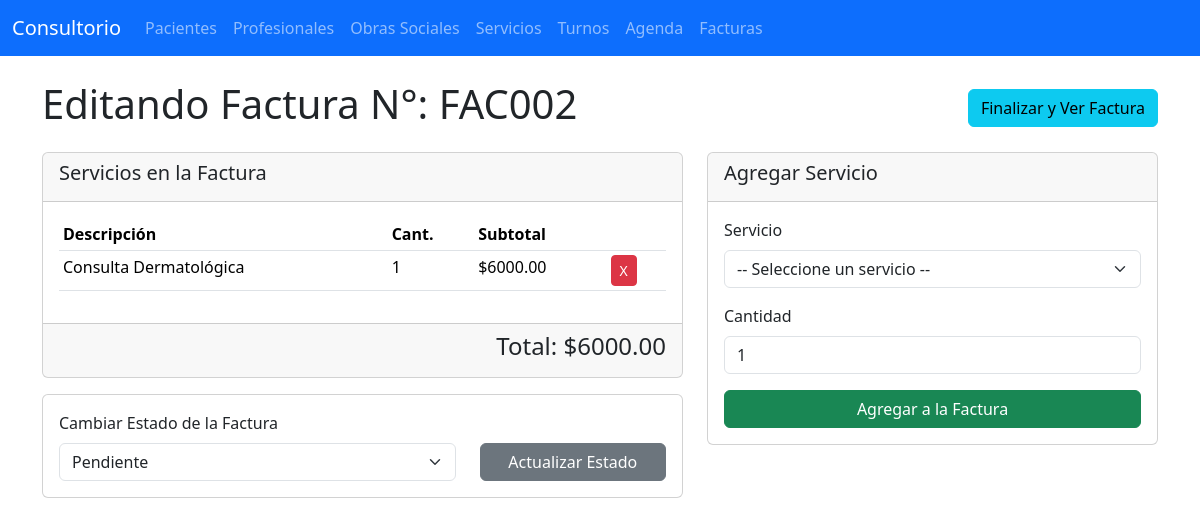
/facturas/edit/2, run on the app's committed database.
### tables this page shows
CREATE TABLE facturas (
                id INTEGER PRIMARY KEY AUTOINCREMENT,
                numero TEXT UNIQUE NOT NULL,
                paciente_id INTEGER NOT NULL,
                obra_social_id INTEGER,
                fecha DATE NOT NULL,
                total REAL NOT NULL,
                estado TEXT DEFAULT 'Pendiente',
                FOREIGN KEY (paciente_id) REFERENCES pacientes (id),
                FOREIGN KEY (obra_social_id) REFERENCES obras_sociales (id)
            );

CREATE TABLE detalle_facturas (
                id INTEGER PRIMARY KEY AUTOINCREMENT,
                factura_id INTEGER NOT NULL,
                servicio_id INTEGER NOT NULL,
                cantidad INTEGER DEFAULT 1,
                precio_unitario REAL NOT NULL,
                subtotal REAL NOT NULL,
                FOREIGN KEY (factura_id) REFERENCES facturas (id),
                FOREIGN KEY (servicio_id) REFERENCES servicios (id)
            );

CREATE TABLE servicios (
                id INTEGER PRIMARY KEY AUTOINCREMENT,
                codigo TEXT UNIQUE NOT NULL,
                descripcion TEXT NOT NULL,
                precio REAL NOT NULL,
                obra_social_id INTEGER,
                FOREIGN KEY (obra_social_id) REFERENCES obras_sociales (id)
            );

### app.py (the view, shortened to what this page needs)
@app.route('/facturas/edit/<int:id>', methods=['GET', 'POST'])
def edit_factura(id):
    conn = get_db_connection()
    factura = conn.execute('SELECT * FROM facturas WHERE id = ?', (id,)).fetchone()
    detalles = conn.execute("""
        SELECT d.id, d.cantidad, d.precio_unitario, d.subtotal, s.descripcion
        FROM detalle_facturas d JOIN servicios s ON d.servicio_id = s.id
        WHERE d.factura_id = ?
    """, (id,)).fetchall()
    servicios = conn.execute('SELECT * FROM servicios ORDER BY descripcion').fetchall()
    conn.close()
    if factura is None:
        flash('Factura no encontrada.', 'warning')
        return redirect(url_for('list_facturas'))
    return render_template('facturas/edit.html', factura=factura, detalles=detalles, servicios=servicios)

### app.py (called while the page is built)
def get_db_connection():
    conn = sqlite3.connect(DATABASE)
    conn.row_factory = sqlite3.Row
    return conn

### templates/facturas/edit.html (shortened to what this page needs)
{% extends 'layout.html' %}
{% block content %}
    <div class="d-flex justify-content-between align-items-center mb-3">
        <h1>Editando Factura N°: {{ factura['numero'] }}</h1>
        <a href="{{ url_for('view_factura', id=factura.id) }}" class="btn btn-info">Finalizar y Ver Factura</a>
    </div>
    <div class="row">
        <div class="col-md-7">
            <div class="card">
                <div class="card-header">
                    <h5>Servicios en la Factura</h5>
                </div>
                <div class="card-body">
                    <table class="table table-sm">
                        <thead>
                            <tr>
                                <th>Descripción</th>
                                <th>Cant.</th>
                                <th>Subtotal</th>
                                <th></th>
                            </tr>
                        </thead>
                        <tbody>
                            {% for item in detalles %}
                            <tr>
                                <td>{{ item['descripcion'] }}</td>
                                <td>{{ item['cantidad'] }}</td>
                                <td>${{ "%.2f"|format(item['subtotal']) }}</td>
                                <td>
                                    <form action="{{ url_for('delete_item_from_factura', item_id=item.id) }}" method="post" class="d-inline">
                                        <button type="submit" class="btn btn-danger btn-sm">X</button>
                                    </form>
                                </td>
                            </tr>
                            {% else %}
                            <tr>
                                <td colspan="4" class="text-center">Aún no hay servicios en esta factura.</td>
                            </tr>
                            {% endfor %}
                        </tbody>
                    </table>
                </div>
                <div class="card-footer text-end">
                    <h4>Total: ${{ "%.2f"|format(factura['total']) }}</h4>
                </div>
            </div>
            <div class="card mt-3">
                <div class="card-body">
                    <form action="{{ url_for('edit_factura', id=factura.id) }}" method="post">
                        <div class="row align-items-end">
                            <div class="col-md-8">
                                <label for="estado" class="form-label">Cambiar Estado de la Factura</label>
                                <select name="estado" id="estado" class="form-select">
                                    <option value="Pendiente" {% if factura.estado == 'Pendiente' %}selected{% endif %}>Pendiente</option>
                                </select>
                            </div>
                            <div class="col-md-4">
                                <button type="submit" class="btn btn-secondary w-100">Actualizar Estado</button>
                            </div>
                        </div>
                    </form>
                </div>
            </div>
        </div>
        <div class="col-md-5">
            <div class="card">
                <div class="card-header">
                    <h5>Agregar Servicio</h5>
                </div>
                <div class="card-body">
                    <form action="{{ url_for('add_item_to_factura', id=factura.id) }}" method="post">
                        <div class="mb-3">
                            <label for="servicio_id" class="form-label">Servicio</label>
                            <select name="servicio_id" id="servicio_id" class="form-select" required>
                                <option value="" disabled selected>-- Seleccione un servicio --</option>
                            </select>
                        </div>
                        <div class="mb-3">
                            <label for="cantidad" class="form-label">Cantidad</label>
                            <input type="number" name="cantidad" id="cantidad" class="form-control" value="1" min="1" required>
                        </div>
                        <button type="submit" class="btn btn-success w-100">Agregar a la Factura</button>
                    </form>
                </div>
            </div>
        </div>
    </div>
{% endblock %}

### data on the page
facturas: numero "FAC002", total "6000.00", estado "Pendiente"
detalle_facturas: descripcion "Consulta Dermatológica", cantidad "1", subtotal "6000.00"
